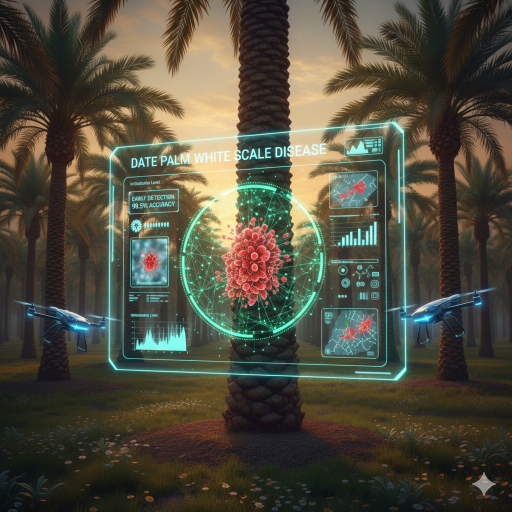
#> input picture Gemini_Generated_Image_yu1wsiyu1wsiyu1w.png, 1024 x 1024 px (shown at 1/2 size); its folder holds only this picture in this run
$ python -i data_preprocessing.py   (imports and definitions only)
#> lines starting #> are read from the running program, lines starting #| are printed output that depends on the picture
#> further down, picture is the input picture: shape (1024, 1024, 3); mean B, G, R 61.7, 76.1, 79.3
"""
Data Preprocessing Module
Handles image loading, augmentation, and preprocessing
"""

import numpy as np
import cv2
from PIL import Image
import os
from typing import Tuple, List, Optional
from pathlib import Path
import warnings
# [1 line not run here, left out]


class ImagePreprocessor:
    """
    Image preprocessing utilities
    """

    # [104 lines left out: functions __init__, load_image, resize_image, normalize_image, preprocess, preprocess_batch, not called in this run]


class DataAugmenter:
    """
    Data augmentation utilities
    """

    def __init__(self, rotation_range: int = 40,
                 width_shift_range: float = 0.2,
                 height_shift_range: float = 0.2,
                 zoom_range: float = 0.2,
                 horizontal_flip: bool = True):
        """
        Initialize data augmenter

        Args:
            rotation_range: Degree range for random rotations
            width_shift_range: Fraction of width for horizontal shifts
            height_shift_range: Fraction of height for vertical shifts
            zoom_range: Range for random zoom
            horizontal_flip: Whether to randomly flip images horizontally
        """
        self.rotation_range = rotation_range
        self.width_shift_range = width_shift_range
        self.height_shift_range = height_shift_range
        self.zoom_range = zoom_range
        self.horizontal_flip = horizontal_flip

    def rotate_image(self, image: np.ndarray, angle: Optional[float] = None) -> np.ndarray:
        """
        Rotate image by random or specified angle

        Args:
            image: Input image
            angle: Rotation angle (random if None)

        Returns:
            Rotated image
        """
        if angle is None:
            angle = np.random.uniform(-self.rotation_range, self.rotation_range)

        height, width = image.shape[:2]
#> height = 1024; width = 1024
        center = (width // 2, height // 2)
#> center = (512, 512)

        rotation_matrix = cv2.getRotationMatrix2D(center, angle, 1.0)
        rotated = cv2.warpAffine(image, rotation_matrix, (width, height),
                                 borderMode=cv2.BORDER_REFLECT)
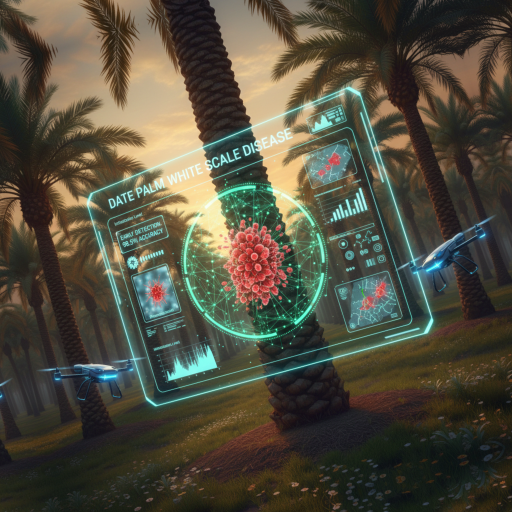
#> rotated: shape (1024, 1024, 3) (shown at 1/2 size); mean B, G, R 62.7, 77.5, 81.1

        return rotated

    def flip_horizontal(self, image: np.ndarray) -> np.ndarray:
        """
        Flip image horizontally

        Args:
            image: Input image

        Returns:
            Flipped image
        """
        return cv2.flip(image, 1)
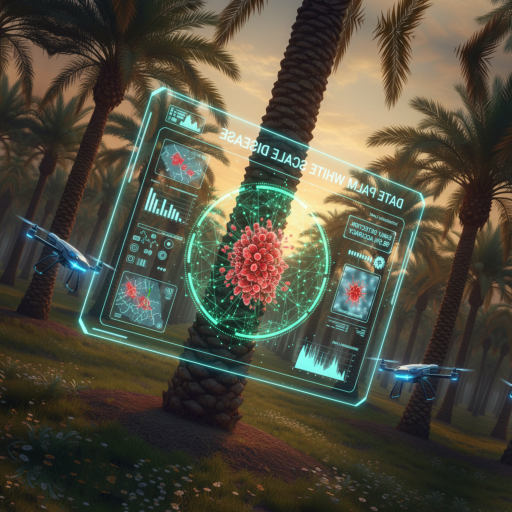
#> returned value: shape (1024, 1024, 3) (shown at 1/2 size); mean of channels 0, 1, 2 62.7, 77.5, 81.1; drawn as B, G, R

    def shift_image(self, image: np.ndarray,
                   width_shift: Optional[float] = None,
                   height_shift: Optional[float] = None) -> np.ndarray:
        """
        Shift image horizontally and vertically

        Args:
            image: Input image
            width_shift: Horizontal shift fraction (random if None)
            height_shift: Vertical shift fraction (random if None)

        Returns:
            Shifted image
        """
        height, width = image.shape[:2]
#> height = 1024; width = 1024

        if width_shift is None:
            width_shift = np.random.uniform(-self.width_shift_range,
                                           self.width_shift_range)
        if height_shift is None:
            height_shift = np.random.uniform(-self.height_shift_range,
                                            self.height_shift_range)

        width_shift_pixels = int(width * width_shift)
#> width_shift_pixels = -31
        height_shift_pixels = int(height * height_shift)
#> height_shift_pixels = 59

        translation_matrix = np.float32([
            [1, 0, width_shift_pixels],
            [0, 1, height_shift_pixels]
        ])
#> translation_matrix = [[1, 0, -31], [0, 1, 59]]

        shifted = cv2.warpAffine(image, translation_matrix, (width, height),
                                borderMode=cv2.BORDER_REFLECT)
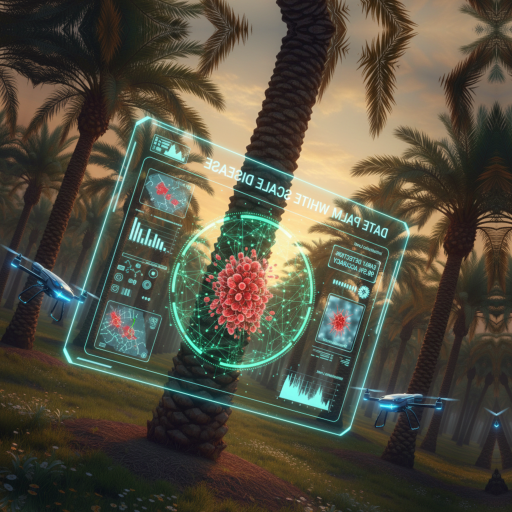
#> shifted: shape (1024, 1024, 3) (shown at 1/2 size); mean B, G, R 64.9, 79.7, 83.9

        return shifted

    # [30 lines left out: function zoom_image, not called in this run]

    def augment(self, image: np.ndarray,
                apply_rotation: bool = True,
                apply_flip: bool = True,
                apply_shift: bool = True,
                apply_zoom: bool = True) -> np.ndarray:
        """
        Apply random augmentations to image

        Args:
            image: Input image
            apply_rotation: Whether to apply rotation
            apply_flip: Whether to apply horizontal flip
            apply_shift: Whether to apply shifts
            apply_zoom: Whether to apply zoom

        Returns:
            Augmented image
        """
        augmented = image.copy()

        if apply_rotation and np.random.random() > 0.5:
            augmented = self.rotate_image(augmented)

        if apply_flip and self.horizontal_flip and np.random.random() > 0.5:
            augmented = self.flip_horizontal(augmented)

        if apply_shift and np.random.random() > 0.5:
            augmented = self.shift_image(augmented)

        if apply_zoom and np.random.random() > 0.5:
            augmented = self.zoom_image(augmented)

        return augmented

    # [71 lines left out: functions augment_batch, load_dataset_from_folder, not called in this run]

>>> import cv2
>>> picture = cv2.imread('../Gemini_Generated_Image_yu1wsiyu1wsiyu1w.png')
>>> result = DataAugmenter().augment(picture)
